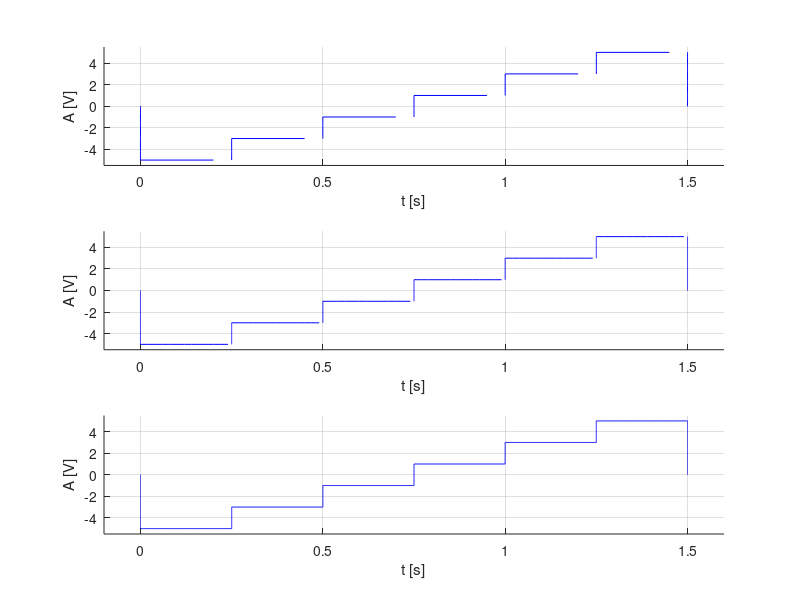

MATLAB code to generate this figure:
% c) nivelurile {-5,-3,-1,1,3,5}





%Rezolutia temporara de 2ms

subplot(3,1,1)
hold on
xlabel('t [s]'),ylabel('A [V]')

%y variaza de la 0 la -5
y=0:-0.2:-5;
x=y*0;
plot(x,y,'b')
%nivel -5
x = 0: 0.2: 1/4;
y = -5+0*x;
plot(x, y, 'b'),grid

%x=1/4;y variaza de la -5 la -3
y=-5:0.2:-3;
x=y*0+1/4;
plot(x,y,'b')

%nivel -3
x = 1/4:0.2:1/2;
y=-3+0*x;
plot(x,y,'b')

%x=1/2; y variaza de la -3 la -1
y=-3:0.2:-1;
x=y*0+1/2;
plot(x,y,'b')

%nivel -1
x = 1/2:0.2:3/4;
y=-1+x*0;
plot(x,y,'b')

%x=3/4; y variaza de la -1 la 1
y=-1:0.2:1;
x=y*0+3/4;
plot(x,y,'b')

%nivel 1
x = 3/4:0.2:1;
y=1+x*0;
plot(x,y,'b')

%x=1; y variaza de la 1 la 3;
y=1:0.2:3;
x=y*0+1;
plot(x,y,'b')

%nivel 3
x = 1:0.2:5/4;
y=3+x*0;
plot(x,y,'b')

%x=5/4; y variaza de la 3 la 5
y=3:0.2:5;
x=y*0+5/4;
plot(x,y,'b')

%nivel 5
x = 5/4:0.2:6/4;
y=5+x*0;
plot(x,y,'b')

%x=6/4; y variaza de la 5 la 0
y=5:-0.2:0;
x=y*0+6/4;
plot(x,y,'b')
axis([-0.1 1.6 -5.5 5.5])





%Rezolutia temporara de 20ms

subplot(3,1,2)
hold on
xlabel('t [s]'),ylabel('A [V]')

%y variaza de la 0 la -5
y=0:-0.02:-5;
x=y*0;
plot(x,y,'b')
%nivel -5
x = 0: 0.02: 1/4;
y = -5+0*x;
plot(x, y, 'b'),grid

%x=1/4;y variaza de la -5 la -3
y=-5:0.02:-3;
x=y*0+1/4;
plot(x,y,'b')

%nivel -3
x = 1/4:0.02:1/2;
y=-3+0*x;
plot(x,y,'b')

%x=1/2; y variaza de la -3 la -1
y=-3:0.02:-1;
x=y*0+1/2;
plot(x,y,'b')

%nivel -1
x = 1/2:0.02:3/4;
y=-1+x*0;
plot(x,y,'b')

%x=3/4; y variaza de la -1 la 1
y=-1:0.02:1;
x=y*0+3/4;
plot(x,y,'b')

%nivel 1
x = 3/4:0.02:1;
y=1+x*0;
plot(x,y,'b')

%x=1; y variaza de la 1 la 3;
y=1:0.02:3;
x=y*0+1;
plot(x,y,'b')

%nivel 3
x = 1:0.02:5/4;
y=3+x*0;
plot(x,y,'b')

%x=5/4; y variaza de la 3 la 5
y=3:0.02:5;
x=y*0+5/4;
plot(x,y,'b')

%nivel 5
x = 5/4:0.02:6/4;
y=5+x*0;
plot(x,y,'b')

%x=6/4; y variaza de la 5 la 0
y=5:-0.02:0;
x=y*0+6/4;
plot(x,y,'b')

axis([-0.1 1.6 -5.5 5.5])





%Rezolutia temporara de 200ms

subplot(3,1,3)
hold on
xlabel('t [s]'),ylabel('A [V]')

%y variaza de la 0 la -5
y=0:-0.002:-5;
x=y*0;
plot(x,y,'b')
%nivel -5
x = 0: 0.002: 1/4;
y = -5+0*x;
plot(x, y, 'b'),grid

%x=1/4;y variaza de la -5 la -3
y=-5:0.002:-3;
x=y*0+1/4;
plot(x,y,'b')

%nivel -3
x = 1/4:0.002:1/2;
y=-3+0*x;
plot(x,y,'b')

%x=1/2; y variaza de la -3 la -1
y=-3:0.002:-1;
x=y*0+1/2;
plot(x,y,'b')

%nivel -1
x = 1/2:0.002:3/4;
y=-1+x*0;
plot(x,y,'b')

%x=3/4; y variaza de la -1 la 1
y=-1:0.002:1;
x=y*0+3/4;
plot(x,y,'b')

%nivel 1
x = 3/4:0.002:1;
y=1+x*0;
plot(x,y,'b')

%x=1; y variaza de la 1 la 3;
y=1:0.002:3;
x=y*0+1;
plot(x,y,'b')

%nivel 3
x = 1:0.002:5/4;
y=3+x*0;
plot(x,y,'b')

%x=5/4; y variaza de la 3 la 5
y=3:0.002:5;
x=y*0+5/4;
plot(x,y,'b')

%nivel 5
x = 5/4:0.002:6/4;
y=5+x*0;
plot(x,y,'b')

%x=6/4; y variaza de la 5 la 0
y=5:-0.002:0;
x=y*0+6/4;
plot(x,y,'b')
axis([-0.1 1.6 -5.5 5.5])